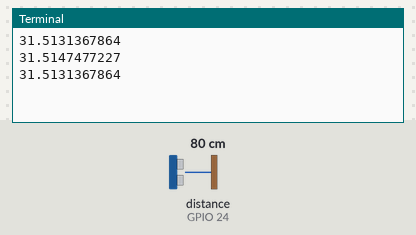
This program was run on a simulated Raspberry Pi (BCM pin numbers). Parts: the last lines printed to the terminal. The inputs (shaded band) are chosen by the test bench; at power-on: distance to the obstacle (sensor on GPIO 24) 80 cm. The echo pulse lasts 58.3 µs per cm; the clock reads 2024-03-15 10:24:30 at power-on unless the program sets it.

Above: at 1.2 s.
1.3 s: distance to the obstacle (sensor on GPIO 24) set to 2 cm
At 1.9 s:
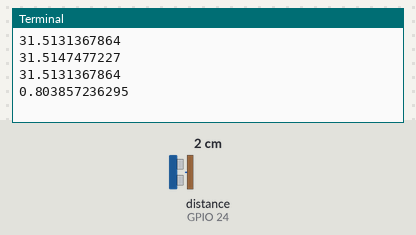
2.8 s: distance to the obstacle (sensor on GPIO 24) set to 4 cm
At 3.4 s:
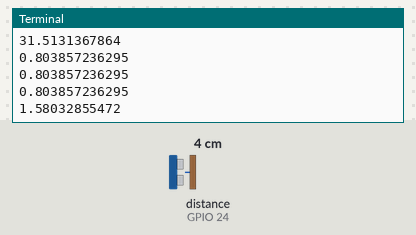
Timing chart, 0 to 5.8 s (numbered marks = the images above; inputs shaded):
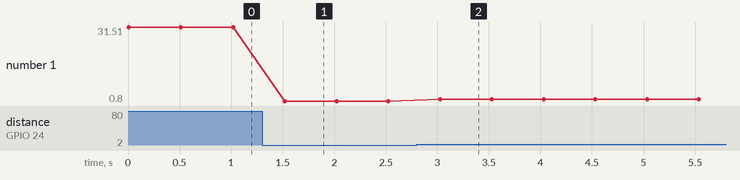

Measured:
- after the input at 1.3 s, the terminal: prints a new line after 0.22 s (image 1)
- after the input at 2.8 s, the terminal: prints a new line after 0.23 s (image 2)
- plotted number 1: 31.51 → 0.8 after the input at 1.3 s, 0.8 → 1.58 after the input at 2.8 s

The program:

hc-sr04.py
```python
#!/usr/bin/env python

import time, sys, signal
import RPi.GPIO as GPIO
import datetime as dt

# This read triggers and reads the signal from a HC-SR04 unit and
# displays the value in inches.

# usage: sudo python hc-sr04.py [reading delay]

# DATASHEET: https://docs.google.com/document/d/1Y-yZnNhMYy7rwhAgyL_pfa39RsB-x2qR4vP8saG73rE/edit

# clean up GPIO on caught signal
def signal_handler(signal, frame):
    GPIO.cleanup()
    sys.exit(0)

# Catch ctrl+C and cleanup
signal.signal(signal.SIGINT, signal_handler)

GPIO.setmode(GPIO.BCM)

TRIG = 25
ECHO = 24

GPIO.setup(TRIG, GPIO.OUT)
GPIO.setup(ECHO, GPIO.IN)
#ensure trigger signal is low
GPIO.setup(TRIG, GPIO.LOW)

def reading():
    # pulse for 10 microseconds to start a reading
    GPIO.output(TRIG, GPIO.HIGH)
    time.sleep(0.001)
    GPIO.output(TRIG, GPIO.LOW)

    signalStart = signalStop = None
    # time the start and stop of the signal on echo line
    # safe guard against looping forever
    for x in xrange(10000):
        echo = GPIO.input(ECHO)
        if echo:
            signalStart = time.time()
            break

    for x in xrange(10000):
        echo = GPIO.input(ECHO)
        if not echo:
            signalStop = time.time()
            break

    # if reading failed return None
    if signalStop == None or signalStart == None:
        return None

    signalTime = signalStop - signalStart

    # Dividing by 0.000148 gives inches
    return signalTime / 0.000148

delay = 0.5
if len(sys.argv) > 1:
    delay = float(sys.argv[1])

while True:
    print reading()
    time.sleep(delay)
```
